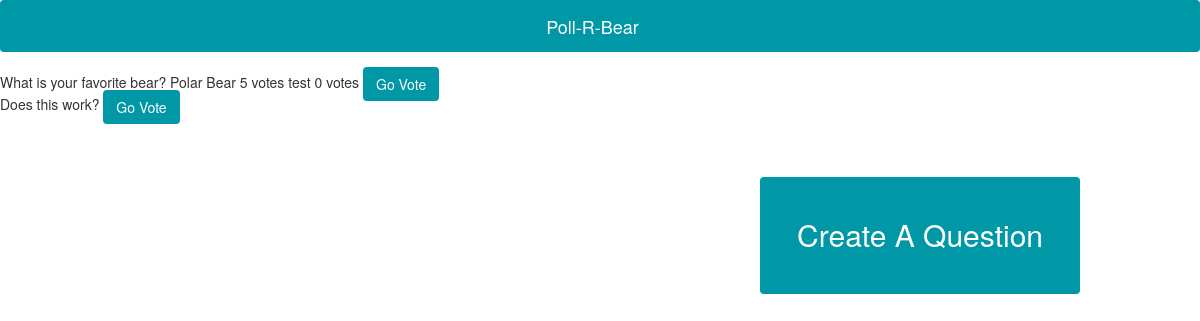
Before: /index/ with the older database file.
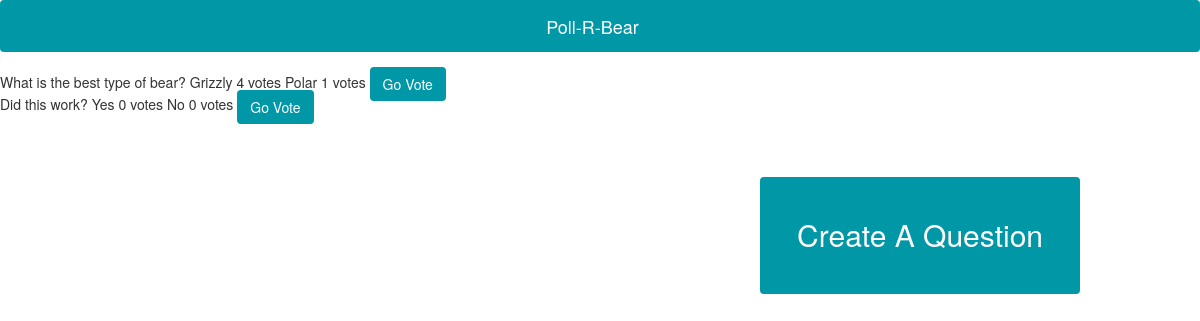
After: the same page with the newer database file.
### Poll_R_Bear/models.py (models this page shows, shortened)
class Question(models.Model):
	text = models.CharField(max_length=200)

class Answer(models.Model):
	question = models.ForeignKey(Question, on_delete=models.CASCADE)
	text = models.CharField(max_length=200)
	upvotes = models.IntegerField(default=0)
	def __str__(self):
		return 'answer: %s, upvotes: %s' % (self.text, self.upvotes)

### Poll_R_Bear/views.py (the view)
# urls.py: url(r'^index/', bear_views.index, name='index'),
def index(request):
	questions = Question.objects.all()
	data = []
	for q in questions:
		answers = Answer.objects.filter(question = q).order_by('-upvotes')[:3]
		print(answers)
		new = {'question': q, 'answers': answers}
		data.append(new)
	context = {'data': data}
	return render(request, 'index.html', context)

### Poll_R_Bear/Templates/index.html (shortened to what this page needs)
<html>
<head>
	{% load static %}
	<link rel="stylesheet" href="https://maxcdn.bootstrapcdn.com/bootstrap/3.3.7/css/bootstrap.min.css"/>
	<link rel="stylesheet" type="text/css" href="{% static 'style.css' %}"/>
</head>
<body>
	<nav class="navbar navbar-fixed">
		<div class="container-fluid">
			<div class="navbar-header">
				<div class="navbar-brand" href="#">Poll-R-Bear
				</div>
			</div>
		</div>
	</nav>
	<div class="content">
		<div class="questions-list">
			{% for item in data %}
			<div class="question">
				<p>{{item.question.text}}</p>
				{% for answer in item.answers %}
				<p>{{answer.text}}</p>
				<p>{{answer.upvotes}} votes</p>
				{% endfor %}
			<a class="btn btn-bear" href={% url 'question' item.question.id %}>Go Vote</a>
			</div>
			{% endfor %}
		</div>
		<button class="btn btn-fancy btn-bear" id="questionCreate" data-toggle="modal" data-target="#create-question">
			Create A Question
		</button>
	</div>
</body>
</html>

### Poll_R_Bear/static/style.css (style rules this page uses)
nav { background-color: #0097a7; color: #FFFFFF; width: 100%; }
.navbar-header { float: left; text-align: center; width: 100%; }
.navbar-brand { float:none; }
.btn-bear { background-color: #0097a7; color: white; }
.btn-fancy { padding: 3%; font-size: 30px; margin-right: 10%; margin-top: 5%; float: right; }
.question > * { display: inline; }

Changed rows visible on the page:
changed Question: question.text "What is your favorite bear?" → "What is the best type of bear?"
changed Answer: text "test" → "Grizzly"; upvotes "0" → "4"; moves up the list
changed Answer: text "Polar Bear" → "Polar"; upvotes "5" → "1"
changed Question: question.text "Does this work?" → "Did this work?"
added Answer: text "Yes", upvotes "0", shown under Question "Did this work?"
added Answer: text "No", upvotes "0", shown under Question "Did this work?"
